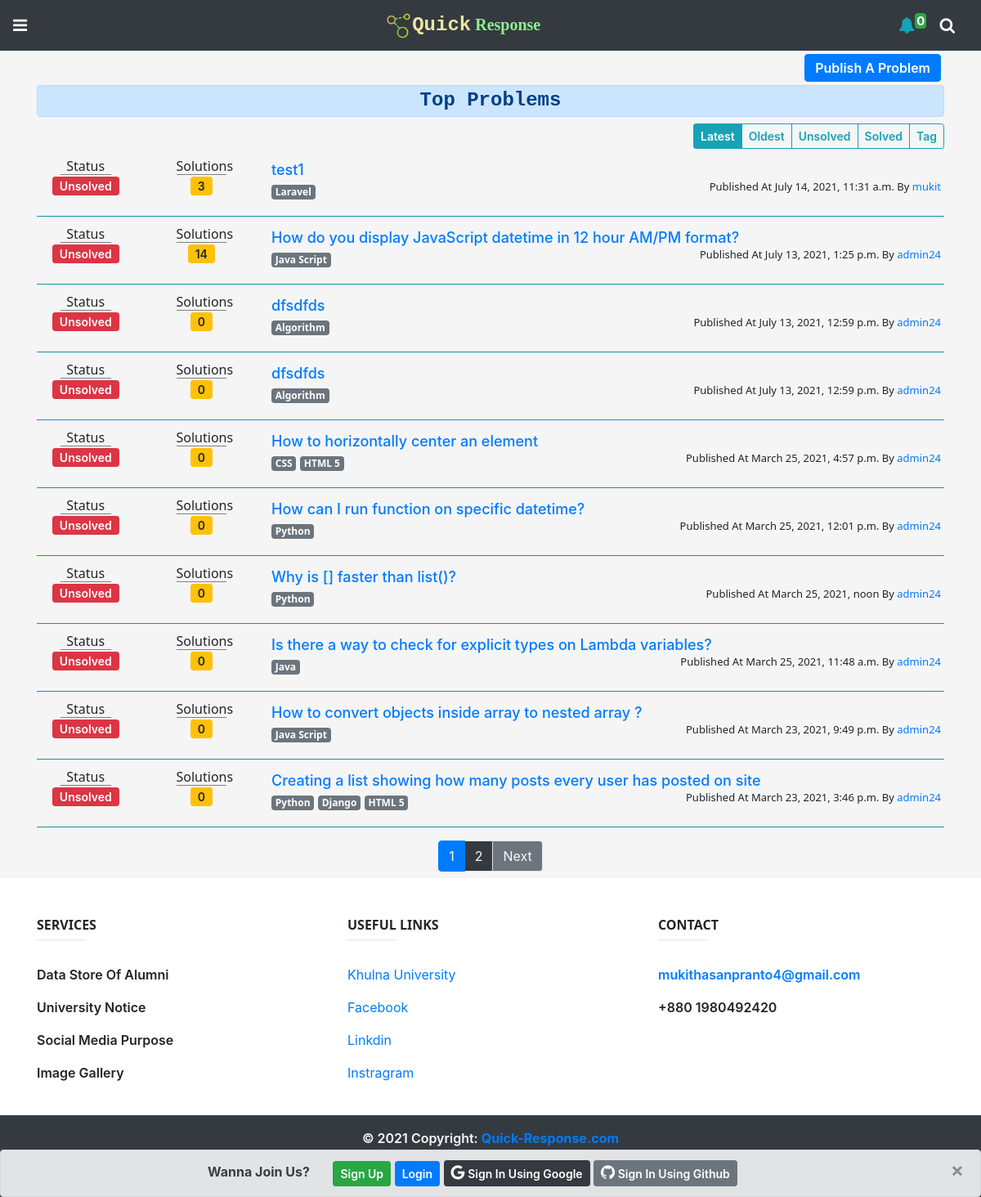
The app's page /problems/, older data.
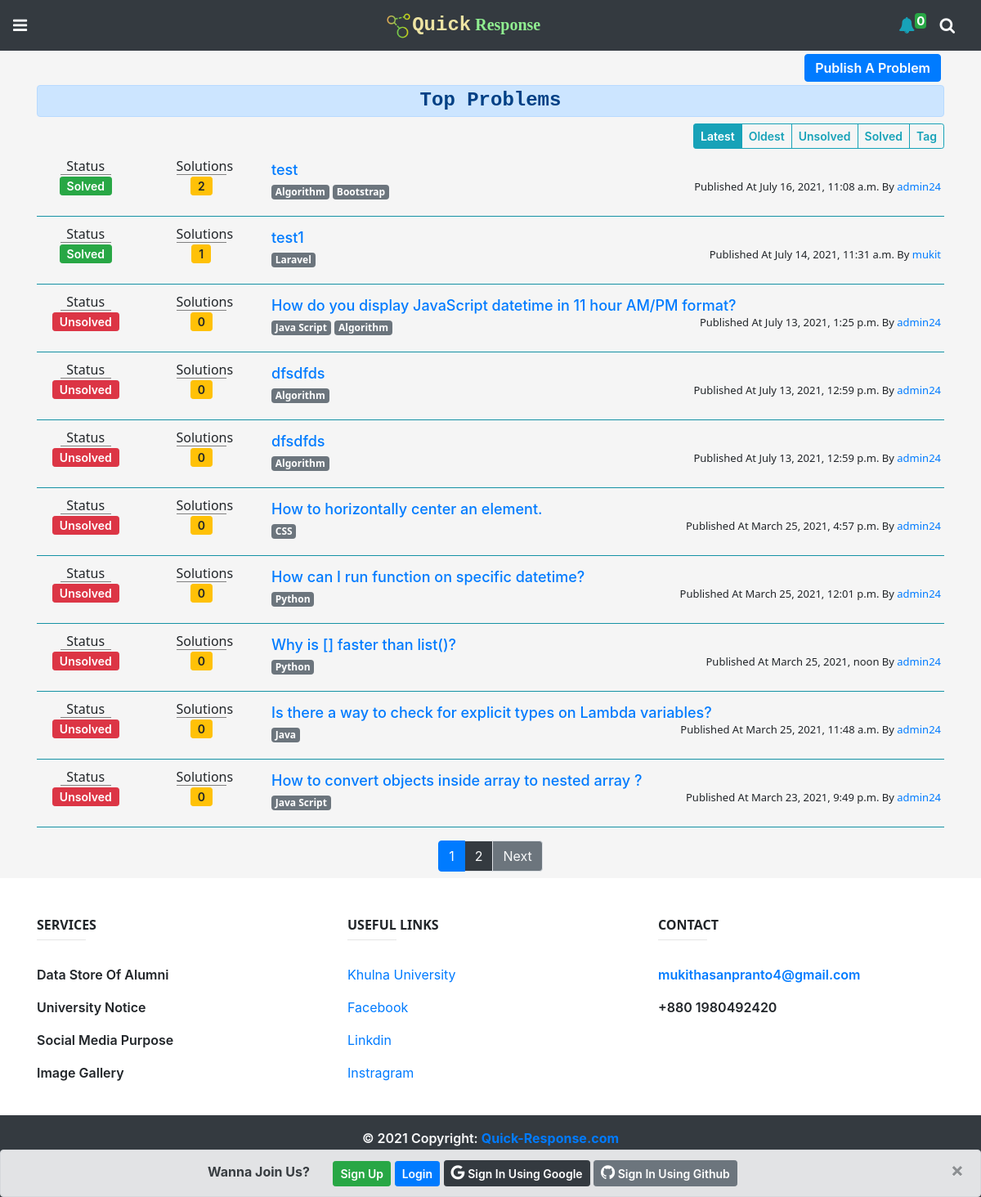
The same page, newer data.
### problems/models.py (models this page shows, shortened)
class Problem(models.Model):
    author = models.ForeignKey(settings.AUTH_USER_MODEL,on_delete=models.CASCADE)
    title = models.CharField(max_length=120)
    body = RichTextUploadingField()
    created_on = models.DateTimeField(default=datetime.now)
    last_modified = models.DateTimeField(default=datetime.now)
    tag = models.ManyToManyField('Tag', related_name='problems')
    is_solved = models.BooleanField(default=False)

class Tag(models.Model):
    name = models.CharField(max_length=20)
    def __str__(self):
        return self.name

### problems/views.py (the view)
# urls.py: path('',prob_home,name='prob_home'),
def prob_home(request,id=None):
    post_form = PostForm()
    tags = Tag.objects.all().order_by('name')
    temp = Problem.objects.first()
    user = ''
    if request.resolver_match.url_name == 'profile_view_problems':
        user = User.objects.get(id=id)
        problems = Problem.objects.filter(author=user).order_by('-created_on')
    elif request.resolver_match.url_name == 'sort_oldest':
        problems = Problem.objects.all().order_by('created_on')
    elif request.resolver_match.url_name == 'sort_unsolved':
        problems = Problem.objects.filter(is_solved=False).order_by('-created_on')
    elif request.resolver_match.url_name == 'sort_solved':
        problems = Problem.objects.filter(is_solved=True).order_by('-created_on')
    elif request.resolver_match.url_name == 'sort_tag':
        tag_list = request.POST.getlist('tag_choice')
        problems = Problem.objects.filter(tag__name__in=tag_list).order_by('-created_on').distinct()
    else:
        problems = Problem.objects.all().order_by('-created_on')
    paginator = Paginator(problems,10)
    page_number = request.GET.get('page')
    p_problems = paginator.get_page(page_number)
    context = {
        'post_form':post_form,
        'problems':p_problems,
        'tags':tags,
        'author':user,
    }
    return render(request,"problems/index.html",context)

### templates/problems/index.html (shortened to what the changed rows need)
{% extends "base.html" %} {% load static %} {% block content %}
<div style="background-color: whitesmoke;" id="post_section">
    <div class="container">
        <div id="post_list">
            <div id="problem_list" class="pt-2">
                {% for problem in problems %}
                <div class="row p-1">
                    <div class="col-lg-3">
                        <div class="row text-center">
                            <div class="col-6">
                                <h6 style="border-bottom: 1px solid grey; margin: 0px 25px">
                                    Status
                                </h6>
                                {% if problem.is_solved %}
                                <button class="btn btn-success btn-sm py-0">Solved</button>
                                {% else %}
                                <button class="btn btn-danger btn-sm py-0">Unsolved</button>
                                {% endif %}
                            </div>
                            <div class="col-6">
                                <h6 id="prob_index_sol">
                                    Solutions
                                </h6>
                                <button class="btn btn-warning btn-sm py-0">{{problem.solution_set.count}}</button>
                            </div>
                        </div>
                    </div>
                    <div class="col-lg-9">
                        <a href="{% url 'problem_details' problem.id %}" style="
              text-decoration: none;
              font-weight: 500;
              font-size: large;
              display: inline-block;
            ">{{problem.title}}</a>
                        <div class="row">
                            <div class="col-7 text-left">
                                {% for tag in problem.tag.all %}
                                <h6 class="d-inline-block">
                                    <span class="badge badge-secondary">{{tag.name}}</span>
                                </h6>
                                {% endfor %}
                            </div>
                            <div class="col-5 text-right">
                                <h6 style="font-size: small">
                                    Published At {{problem.created_on}} By <a style="text-decoration: none;"
                                        href="{% url 'profile_view' problem.author.id %}">{{problem.author}}</a>
                                </h6>
                            </div>
                        </div>
                    </div>
                </div>
                <hr class="bg-info my-2" />
                {% endfor %}
            </div>
        </div>
        {% if problems.has_other_pages %}
        <div>
            <ul class="pagination justify-content-center p-2">
                {% for i in problems.paginator.page_range %}
                {% if problems.number == i %}
                <li class="page-item active"><a class="page-link" href="?page={{ i }}">{{i}}</a></li>
                {% else %}
                <li class="page-item"><a class="page-link bg-dark text-light" href="?page={{ i }}">{{i}}</a></li>
                {% endif %}
                {% endfor %}
            </ul>
        </div>
        {% endif %}
    </div>
</div>
{% endblock %}

Row changes from the older to the newer data that the page shows:
no longer on this page (row unchanged): Tag: name "HTML 5"
no longer on this page (row unchanged): Problem: is_solved "Unsolved", solution_set.count "0", title "Creating a list showing how many posts every user has posted on site", created_on "March 23, 2021, 3:46 p.m.", author "admin24", Tag (name "Python")
no longer on this page (row unchanged): Tag: name "Django", shown under "0"
added Problem: is_solved "Solved", solution_set.count "2", title "test", created_on "July 16, 2021, 11:08 a.m.", author "admin24", Tag (name "Algorithm")
now on this page (row unchanged): Tag: name "Bootstrap", shown under "2"
changed Problem "test1": solution_set.count "3" → "1"; is_solved "Unsolved" → "Solved"
changed Problem: solution_set.count "14" → "0"; title "How do you display JavaScript datetime in 12 hour AM/PM format?" → "How do you display JavaScript datetime in 11 hour AM/PM format?"; gains Tag (name "Algorithm")
changed Problem: title "How to horizontally center an element" → "How to horizontally center an element."
